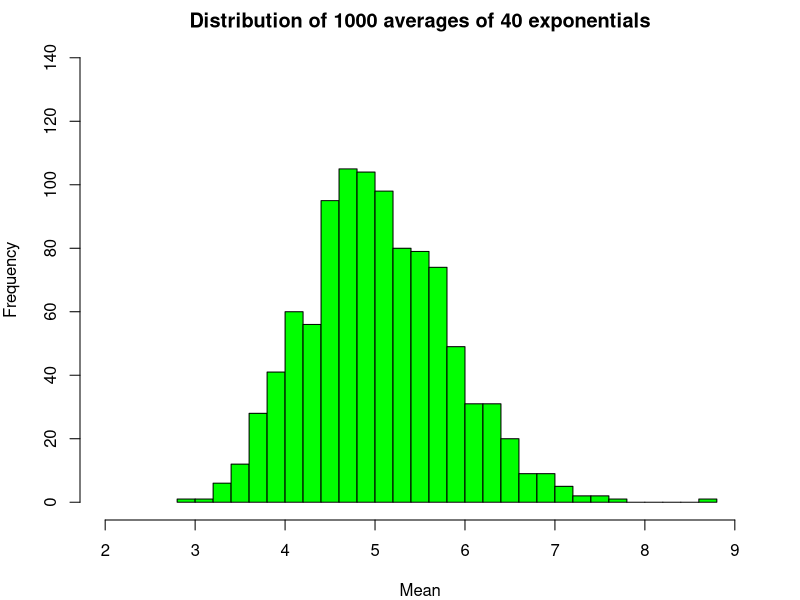
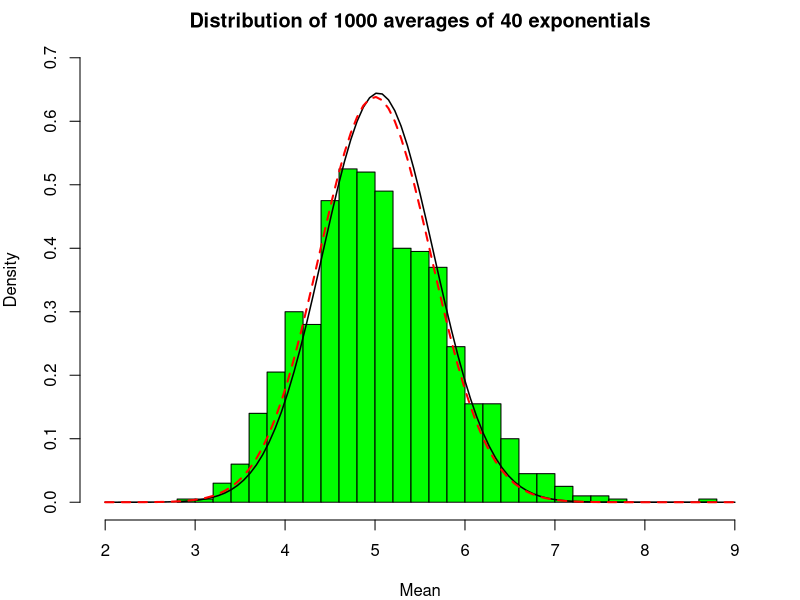

Reproduce these figures in R, in order.
## ---- chunk 1
knitr::opts_chunk$set(echo = TRUE)
## ---- chunk 2
set.seed(7777)
# Set parameters
# Lambda value
lambda <- 0.2
# Number of exponentials
n <- 40 
# Number of simulations
nsims <- 1000 
# Simulation with 1000 replications
sim <- replicate(nsims, mean(rexp(n, lambda))) 
## ---- chunk 3
par(mar = c(4, 4, 2, 2))
hist(sim, 
     breaks = 40,
     xlim = range(2, 9),
     ylim = range(0, 140),
     col = "green",
     main = "Distribution of 1000 averages of 40 exponentials",
     xlab = "Mean"
     )
## ---- chunk 4
theoretical.mean <- 1/lambda
sample.mean <- mean(sim)
cbind(theoretical.mean, sample.mean)
## ---- chunk 5
theoretical.variance <- ((1/lambda)/sqrt(n))^2
sample.variance <- var(sim)
cbind(theoretical.variance, sample.variance)
## ---- chunk 6
# Plot density distribution
par(mar = c(4, 4, 2, 2))
hist(sim, 
     probability = TRUE,
     breaks = 40,
     xlim = range(2, 9),
     ylim = range(0.0, 0.7),
     col = "green",
     main = "Distribution of 1000 averages of 40 exponentials",
     xlab = "Mean"
     )
# Add sample normal curve 
curve(dnorm(x, 
            mean = sample.mean, 
            sd = sample.variance), 
      col = "black", 
      lwd = 1.5, 
      add = TRUE 
      )
# Add theoretical normal curve
curve(dnorm(x, 
            mean = theoretical.mean, 
            sd = theoretical.variance), 
      col = "red", 
      lwd = 2,
      lty = 2,
      add = TRUE 
      )
